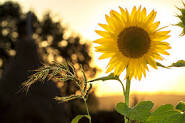
#> input picture images.jpg, 185 x 123 px
$ python task18.py
#> lines starting #> are read from the running program, lines starting #| are printed output that depends on the picture; after the words box and inside, x2 and y2 are one past the last pixel; in counts of white or black regions, pixels touching at a corner belong together
import cv2 as cv
import numpy as np
from matplotlib import pyplot as plt
img = cv.imread('images.jpg',0)
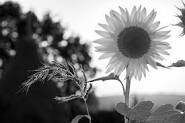
#> img: shape (123, 185); min 0, max 255, mean 129
img = cv.medianBlur(img,5)
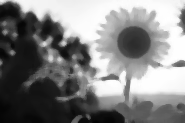
#> img: shape (123, 185); min 3, max 255, mean 129.1

th1 = cv.adaptiveThreshold(img,255,cv.ADAPTIVE_THRESH_MEAN_C,\
            cv.THRESH_BINARY,11,2)
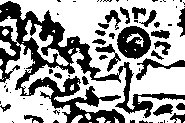
#> th1: shape (123, 185); 62.2% white; 68 black regions (43 under 20 px), largest, box (x1, y1, x2, y2) and area: (0, 1, 185, 123) 5677, (117, 26, 151, 59) 762, (136, 58, 185, 80) 296
th2 = cv.adaptiveThreshold(img,255,cv.ADAPTIVE_THRESH_GAUSSIAN_C,\
            cv.THRESH_BINARY,11,2)
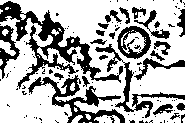
#> th2: shape (123, 185); 68.3% white; 116 black regions (91 under 20 px), largest, box (x1, y1, x2, y2) and area: (0, 1, 123, 89) 2403, (28, 75, 125, 123) 1299, (95, 44, 185, 118) 816
titles = ['Original Image', 'Adaptive Mean Thresholding', 'Adaptive Gaussian Thresholding']
images = [img,th1, th2]
for i in range(3):
    plt.subplot(2,2,i+1),plt.imshow(images[i],'gray')
    plt.title(titles[i])
    plt.xticks([]),plt.yticks([])
plt.show()

$ run again, with download.jpg copied over images.jpg
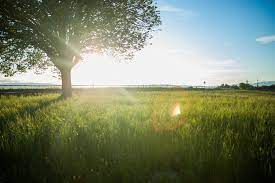
#> input picture download.jpg, 275 x 183 px
#> `th1 = cv.adaptiveThreshold(img,255,cv.ADAPTIVE_THRESH_MEAN_C,\ cv.THRE..`:
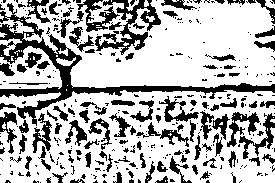
#> th1: shape (183, 275); 70.6% white; 337 black regions (236 under 20 px), largest, box (x1, y1, x2, y2) and area: (0, 3, 275, 126) 3757, (95, 0, 161, 55) 1191, (77, 0, 120, 32) 472
#> `th2 = cv.adaptiveThreshold(img,255,cv.ADAPTIVE_THRESH_GAUSSIAN_C,\ cv...`:
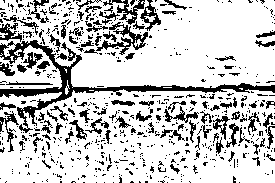
#> th2: shape (183, 275); 77.9% white; 663 black regions (564 under 20 px), largest, box (x1, y1, x2, y2) and area: (0, 40, 275, 133) 2688, (96, 22, 148, 55) 480, (103, 0, 145, 25) 317
